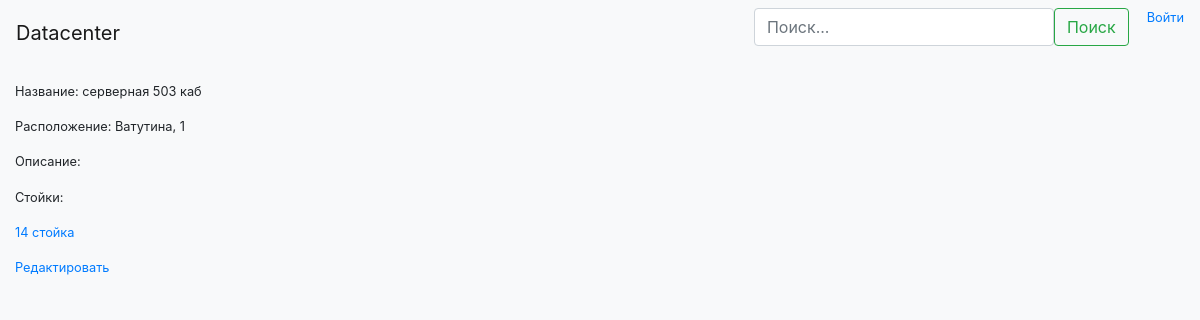
Page /room/10 on the earlier database version.
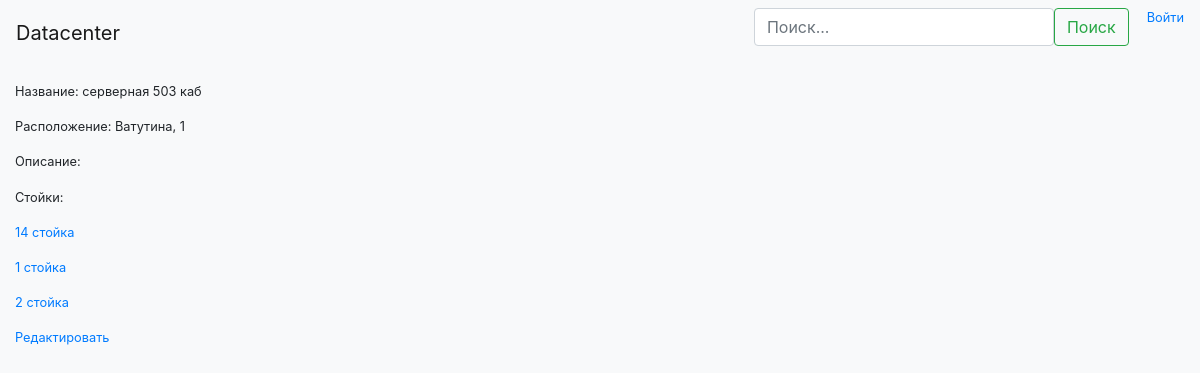
Same page on the later database version.
### server_list/models.py (models this page shows, shortened)
class Rack(models.Model):
    name = models.CharField(max_length=50)
    description = models.CharField(max_length=500, blank=True)
    room = models.ForeignKey(Room, on_delete=models.SET_DEFAULT, default=None)
    serial_number = models.CharField(max_length=100, blank=True)
    size = models.IntegerField(default=0)
    topdown = models.BooleanField(default=False)

### server_list/views.py (the view)
# urls.py: url(r'room/(?P<room_id>\d*)', views.room_view, name="room_view"),
def room_view(request, room_id):
    try:
        room = Room.objects.get(pk=room_id)
    except Room.DoesntExist:
        raise Http404
    racks = {}
    for rack in room.rack_set.all():
        racks.update({rack.id: rack.name})
    return render(request, os.path.join('server_list', 'room_view.html'), {'room': room, 'racks': racks})

### server_list/models.py (called while the page is built)
    def __str__(self):
        return str(self.name)

### server_list/templates/server_list/room_view.html (shortened to what this page needs)
{% extends 'server_list/navbar.html' %}
{% block content %}
<p>Название: {{room.name}}</p>
<p>Расположение: {{room.territory}}</p>
<p>Описание: {{room.description}}</p>
{% for rack_id, rack_name in racks.items %}
{% if forloop.first%}<p>Стойки:</p>{% endif %}
<p><a href="{% url 'rack_view' rack_id %}">{{rack_name}}</a></p>
{% endfor %}
<p><a href="{% url 'room_edit' room.id %}">Редактировать</a></p>
{% endblock %}

Differences in the rows shown:
added Rack: racks "1 стойка"
added Rack: racks "2 стойка"
